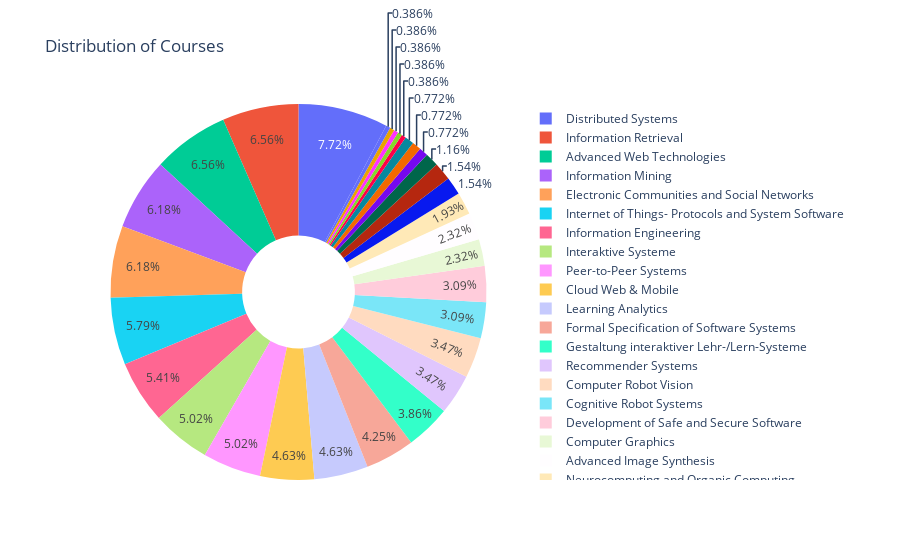

Source (notebook cell):
### Code cell
fig_pie = go.Figure(data=[go.Pie(labels=list(sub_graph_values['index'].values), values=list(sub_graph_values['frequency'].values), hole=.3)])
fig_pie.update_layout(title='Distribution of Courses')

### Figure 1 — Plotly figure (JSON) as saved in the notebook; plotly's stock layout.template omitted (floating-point values rounded to 4 significant figures)
{"data": [{"hole": 0.3, "labels": ["Distributed Systems", "Information Retrieval", "Advanced Web Technologies", "Information Mining", "Electronic Communities and Social Networks", "Internet of Things- Protocols and System Software", "Information Engineering", "Interaktive Systeme", "Peer-to-Peer Systems", "Cloud Web & Mobile", "Learning Analytics", "Formal Specification of Software Systems", "Gestaltung interaktiver Lehr-/Lern-Systeme", "Recommender Systems", "Computer Robot Vision", "Cognitive Robot Systems", "Development of Safe and Secure Software", "Computer Graphics", "Advanced Image Synthesis", "Neurocomputing and Organic Computing", "Pattern and Component based Software Development", "Modelling-Analysis-Verification", "Digital Games Research", "Scientific Visualization", "Test and Reliability of Digital Systems", "Natural-Language-based Human-Computer Interaction", "Game Architecture and Design", "Knowledge-Based Systems", "Modelling of Concurrent Systems", "Master Seminar Informatics", "Fault Diagnosis and Fault Tolerance in Technical Systems"], "type": "pie", "values": [20, 17, 17, 16, 16, 15, 14, 13, 13, 12, 12, 11, 10, 9, 9, 8, 8, 6, 6, 5, 4, 4, 3, 2, 2, 2, 1, 1, 1, 1, 1]}], "layout": {"title": {"text": "Distribution of Courses"}}}
